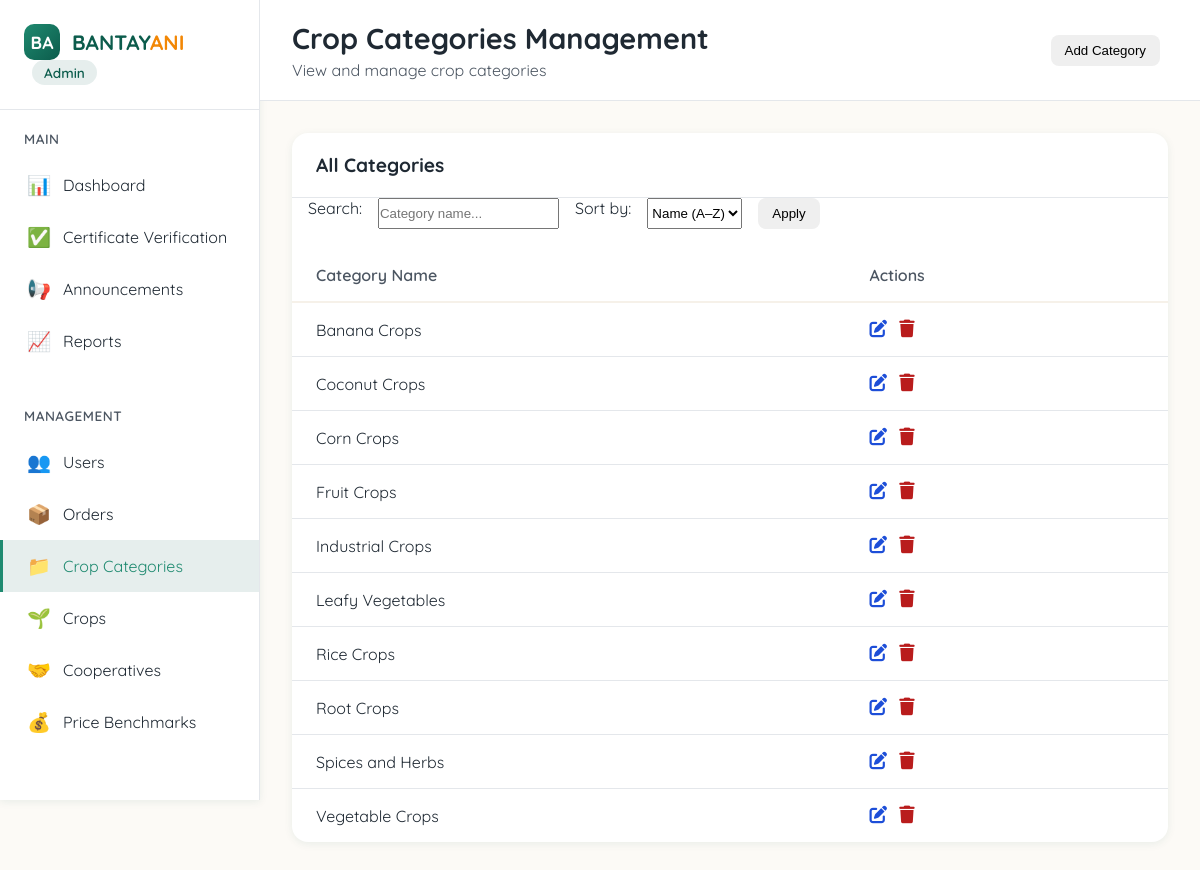
Page /admin/crop_categories.php (signed in) on the committed database.
### tables this page shows
CREATE TABLE `crop_categories` (
  `category_id` int(11) NOT NULL,
  `category_name` varchar(100) NOT NULL,
  `display_order` int(11) NOT NULL DEFAULT 0
);

### admin/crop_categories.php (the view, shortened to what this page needs)
<?php
require_once '../includes/config.php';
$filter_search = $_GET['search'] ?? '';
$sort = $_GET['sort'] ?? 'name_asc';
$sql = "SELECT * FROM crop_categories WHERE 1=1";
switch ($sort) {
    default: $sql .= " ORDER BY category_name ASC"; break;
}
$stmt = $conn->prepare($sql);
$stmt->execute();
$categories = $stmt->get_result()->fetch_all(MYSQLI_ASSOC);
?>
<!DOCTYPE html>
<html lang="en">
<head>
<link rel="stylesheet" href="https://cdnjs.cloudflare.com/ajax/libs/font-awesome/6.5.1/css/all.min.css">
</head>
<body>
<aside class="sidebar">
    <div class="logo-container">
        <a href="index.php" class="logo">
            <div class="logo-icon">BA</div>
            <div class="logo-text">BANTAY<span>ANI</span></div>
        </a>
        <div class="admin-badge">Admin</div>
    </div>
    <div class="nav-section">
            <div class="nav-title">Main</div>
            <ul class="nav-links">
                <li><a href="index.php" class="nav-link"><span class="nav-icon">📊</span><span>Dashboard</span></a></li>
                <li><a href="verify_farmers.php" class="nav-link"><span class="nav-icon">✅</span><span>Certificate Verification</span></a></li>
                <li><a href="announcements.php" class="nav-link"><span class="nav-icon">📢</span><span>Announcements</span></a></li>
                <li><a href="../reports.php" class="nav-link"><span class="nav-icon">📈</span><span>Reports</span></a></li>
            </ul>
        </div>
        <div class="nav-section">
            <div class="nav-title">Management</div>
            <ul class="nav-links">
                <li><a href="users.php" class="nav-link"><span class="nav-icon">👥</span><span>Users</span></a></li>
                <li><a href="orders.php" class="nav-link"><span class="nav-icon">📦</span><span>Orders</span></a></li>
                <li><a href="crop_categories.php" class="nav-link active"><span class="nav-icon">📁</span><span>Crop Categories</span></a></li>
                <li><a href="crops.php" class="nav-link"><span class="nav-icon">🌱</span><span>Crops</span></a></li>
                <li><a href="cooperative.php" class="nav-link"><span class="nav-icon">🤝</span><span>Cooperatives</span></a></li>
                <li><a href="benchmarking.php" class="nav-link"><span class="nav-icon">💰</span><span>Price Benchmarks</span></a></li>
            </ul>
        </div>
</aside>
<main class="main-content">
<div class="topbar">
    <div class="page-title">
        <h1>Crop Categories Management</h1>
        <p>View and manage crop categories</p>
    </div>
    <button onclick="openAddModal()" class="confirm-btn">Add Category</button>
</div>
<div class="content">
<div class="table-card">
<div class="table-header">
    <h3>All Categories</h3>
</div>
<form method="GET" class="toolbar" style="display:flex; flex-wrap:wrap; gap:16px; margin-bottom:20px; padding:0 16px;">
    <label>Search:</label>
    <input type="text" name="search" placeholder="Category name..." value="<?= htmlspecialchars($filter_search) ?>">
    <label>Sort by:</label>
    <select name="sort">
        <option value="name_asc" <?= $sort=='name_asc'?'selected':'' ?>>Name (A–Z)</option>
    </select>
    <button type="submit" class="confirm-btn">Apply</button>
</form>
<table class="data-table">
<thead>
<tr>
    <th>Category Name</th>
    <th>Actions</th>
</tr>
</thead>
<tbody>
<?php if(!empty($categories)): ?>
    <?php foreach($categories as $cat): ?>
        <tr>
            <td><?= htmlspecialchars($cat['category_name']) ?></td>
            <td>
                <button class="icon-btn edit-btn" onclick="openEditModal(<?= $cat['category_id'] ?>, '<?= htmlspecialchars($cat['category_name'], ENT_QUOTES) ?>')">
                    <i class="fa-solid fa-pen-to-square"></i></button>
                <button class="icon-btn delete-btn" onclick="openDeleteModal(<?= $cat['category_id'] ?>)">
                    <i class="fa-solid fa-trash"></i></button>
            </td>
        </tr>
    <?php endforeach; ?>
<?php else: ?>
<tr><td colspan="2" style="text-align:center; padding:40px;">No categories found.</td></tr>
<?php endif; ?>
</tbody>
</table>
</div>
</div>
</main>
</body>
</html>

### rows in the picture
crop_categories: category_name "Banana Crops"
crop_categories: category_name "Coconut Crops"
crop_categories: category_name "Corn Crops"
crop_categories: category_name "Fruit Crops"
crop_categories: category_name "Industrial Crops"
crop_categories: category_name "Leafy Vegetables"
crop_categories: category_name "Rice Crops"
crop_categories: category_name "Root Crops"
crop_categories: category_name "Spices and Herbs"
crop_categories: category_name "Vegetable Crops"
